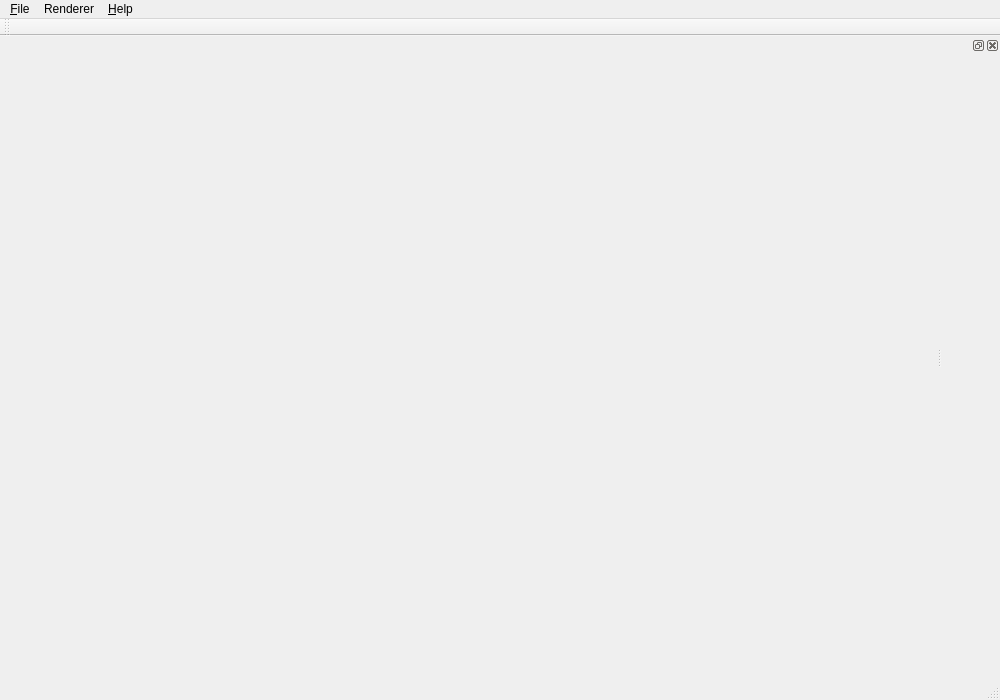
<?xml version="1.0" encoding="UTF-8"?>
<ui version="4.0">
 <class>MainWindow</class>
 <widget class="QMainWindow" name="MainWindow">
  <property name="geometry">
   <rect>
    <x>0</x>
    <y>0</y>
    <width>1000</width>
    <height>700</height>
   </rect>
  </property>
  <property name="windowTitle">
   <string>Volume Renderer</string>
  </property>
  <widget class="QWidget" name="centralWidget">
   <layout class="QHBoxLayout" name="horizontalLayout">
    <property name="leftMargin">
     <number>0</number>
    </property>
    <property name="topMargin">
     <number>0</number>
    </property>
    <property name="rightMargin">
     <number>0</number>
    </property>
    <property name="bottomMargin">
     <number>0</number>
    </property>
    <item>
     <layout class="QVBoxLayout" name="verticalLayout"/>
    </item>
   </layout>
  </widget>
  <widget class="QMenuBar" name="menuBar">
   <property name="geometry">
    <rect>
     <x>0</x>
     <y>0</y>
     <width>1000</width>
     <height>23</height>
    </rect>
   </property>
   <widget class="QMenu" name="menu_File">
    <property name="title">
     <string>&amp;File</string>
    </property>
    <addaction name="action_Open"/>
    <addaction name="action_Exit"/>
   </widget>
   <widget class="QMenu" name="menu_Help">
    <property name="title">
     <string>&amp;Help</string>
    </property>
    <addaction name="action_About"/>
   </widget>
   <widget class="QMenu" name="menuRenderer">
    <property name="title">
     <string>Renderer</string>
    </property>
    <addaction name="action_vtkGPUVolumeRayCastMapper"/>
    <addaction name="action_vtkSlicerGPURayCastVolumeMapper"/>
    <addaction name="action_vtkSmartVolumeMapper"/>
   </widget>
   <addaction name="menu_File"/>
   <addaction name="menuRenderer"/>
   <addaction name="menu_Help"/>
  </widget>
  <widget class="QToolBar" name="mainToolBar">
   <attribute name="toolBarArea">
    <enum>TopToolBarArea</enum>
   </attribute>
   <attribute name="toolBarBreak">
    <bool>false</bool>
   </attribute>
  </widget>
  <widget class="QStatusBar" name="statusBar"/>
  <widget class="QDockWidget" name="dockWidget">
   <property name="minimumSize">
    <size>
     <width>0</width>
     <height>0</height>
    </size>
   </property>
   <attribute name="dockWidgetArea">
    <number>2</number>
   </attribute>
   <widget class="QWidget" name="dockWidgetContents">
    <layout class="QHBoxLayout" name="horizontalLayout_2">
     <property name="leftMargin">
      <number>0</number>
     </property>
     <property name="topMargin">
      <number>0</number>
     </property>
     <property name="rightMargin">
      <number>0</number>
     </property>
     <property name="bottomMargin">
      <number>0</number>
     </property>
     <item>
      <layout class="QVBoxLayout" name="verticalLayout_2"/>
     </item>
    </layout>
   </widget>
  </widget>
  <action name="action_Open">
   <property name="text">
    <string>&amp;Open</string>
   </property>
  </action>
  <action name="action_Exit">
   <property name="text">
    <string>&amp;Exit</string>
   </property>
  </action>
  <action name="action_About">
   <property name="text">
    <string>&amp;About</string>
   </property>
  </action>
  <action name="action_vtkGPUVolumeRayCastMapper">
   <property name="checkable">
    <bool>true</bool>
   </property>
   <property name="text">
    <string>vtkGPUVolumeRayCastMapper</string>
   </property>
   <property name="toolTip">
    <string>vtkGPUVolumeRayCastMapper</string>
   </property>
  </action>
  <action name="action_vtkSlicerGPURayCastVolumeMapper">
   <property name="checkable">
    <bool>true</bool>
   </property>
   <property name="checked">
    <bool>false</bool>
   </property>
   <property name="text">
    <string>vtkSlicerGPURayCastVolumeMapper</string>
   </property>
  </action>
  <action name="action_vtkSmartVolumeMapper">
   <property name="checkable">
    <bool>true</bool>
   </property>
   <property name="checked">
    <bool>true</bool>
   </property>
   <property name="text">
    <string>vtkSmartVolumeMapper</string>
   </property>
  </action>
 </widget>
 <layoutdefault spacing="6" margin="11"/>
 <resources/>
 <connections/>
</ui>
